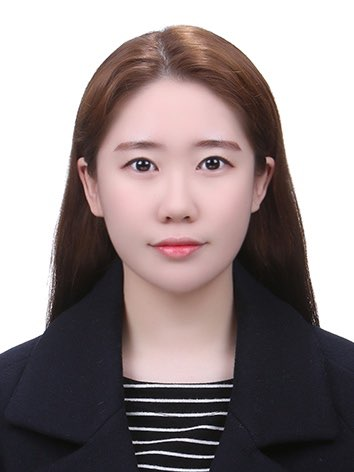
#> input picture introduction_of_computer_vision/A1/jumin.jpg, 354 x 472 px, given in place of lenna.png, which was not available
$ python A1_edge_detection.py
#> lines starting #> are read from the running program, lines starting #| are printed output that depends on the picture; pictures that were not available may be replaced by others from this repository, and a replacement may not be noted
### introduction_of_computer_vision/A1/A1_function.py
import numpy as np
import math

def padding_2d(img,kernel):
    x, y = kernel.shape
    pad_h = int((x - 1) / 2)
    pad_w = int((y - 1) / 2)

    patch_h1 = img[:, 0].reshape(img.shape[0], 1)
    patch_h2 = img[:, -1].reshape(img.shape[0], 1)

    for i in range(pad_w):
        img = np.hstack((patch_h1, img))
        img = np.hstack((img, patch_h2))

    patch_w1 = img[0, :].reshape(1, img.shape[1])
    patch_w2 = img[-1, :].reshape(1, img.shape[1])

    for i in range(pad_h):
        img = np.vstack((patch_w1, img))
        img = np.vstack((img, patch_w2))
    return img

# [21 lines left out: function padding_1d, not called in this run]

def get_gaussian_filter_1d(size, sigma):
    g_filter1 = np.zeros((1, size))
    for i in range(size):
        g_filter1[0, i] = (1 / np.sqrt(2 * math.pi * sigma)) * math.exp(
            -(pow(size // 2 - i, 2) / (2 * pow(sigma, 2))))
    sumf = g_filter1.sum()
    g_filter1 = g_filter1 / sumf
    return g_filter1

def get_gaussian_filter_2d(size, sigma):
    g_filter1 = get_gaussian_filter_1d(size, sigma)
    g_filter_2d = np.outer(g_filter1, g_filter1.T)
    return g_filter_2d

def cross_correlation_2d(img, kernel):
    pad_img = padding_2d(img, kernel)
    h, w = img.shape
    hh, ww = kernel.shape
    out = np.zeros((h, w))
    for i in range(h):
        for j in range(w):
            current_img = pad_img[i:i + hh, j:j + ww]
            out[i, j] = np.sum(current_img * kernel)
    return out

def get_sobel_img(img):
    derivate = np.array([-1,0,1]).reshape(1, 3)
    gaussian = np.array([1,2,1]).reshape(1, 3)
    img_x = cross_correlation_2d(img, gaussian.T * derivate)
    img_y = cross_correlation_2d(img, derivate.T * gaussian)
    return img_x, img_y

### introduction_of_computer_vision/A1/A1_edge_detection.py
import cv2 as cv
import time
from A1.A1_function import *

img1 = cv.imread("lenna.png", cv.IMREAD_GRAYSCALE)
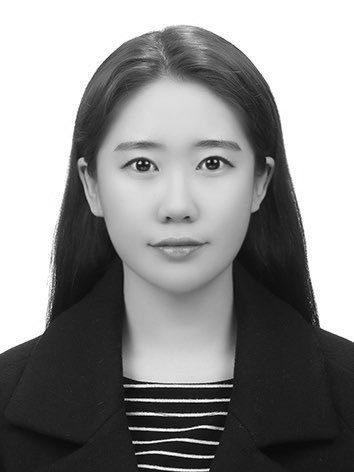
#> img1: shape (472, 354); min 0, max 255, mean 141.7
filter = get_gaussian_filter_2d(7,1.5)
img1 = cross_correlation_2d(img1, filter)
#> in padding_2d, `patch_h1 = img[:, 0].reshape(img.shape[0], 1)`: patch_h1 = 472 values, max 255 at index 0, min 20 at index 467, mean 200.1
#> in padding_2d, `patch_h2 = img[:, -1].reshape(img.shape[0], 1)`: patch_h2 = 472 values, max 255 at index 0, min 24 at index 431, mean 194.2

img2 = cv.imread("shapes.png", cv.IMREAD_GRAYSCALE)
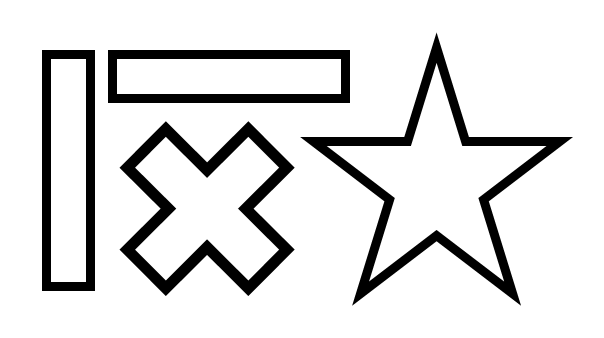
#> input picture introduction_of_computer_vision/A1/shapes.png, 604 x 338 px
#> img2 is the input picture: shape (338, 604); min 0, max 255, mean 222.3
filter = get_gaussian_filter_2d(7,1.5)
img2 = cross_correlation_2d(img2, filter)
#> after the loop in cross_correlation_2d (call 2), `for i in range(h):`:
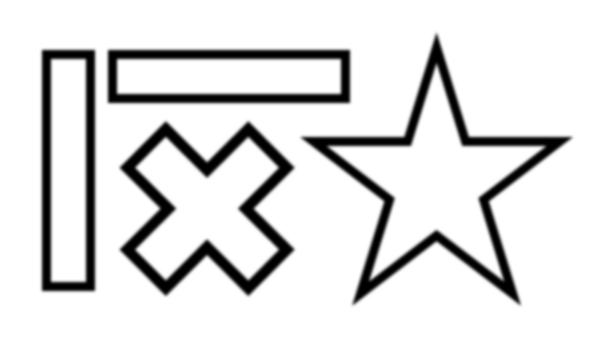
#> out: shape (338, 604) float64; min 0, max 255, mean 222.3; drawn with min black and max white

def compute_image_gradient(img):
    img_x, img_y = get_sobel_img(img)
#> after the loop in cross_correlation_2d (call 4), `for i in range(h):`:
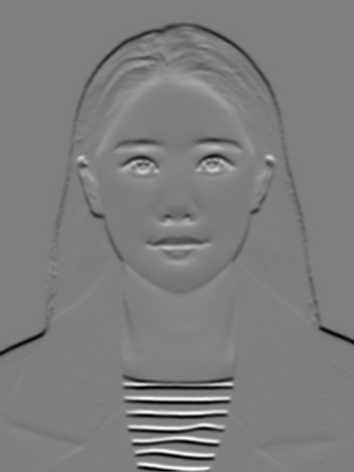
#> out: shape (472, 354) float64; min -370.9, max 372.6, mean -3.6; drawn with min black and max white
    mag = np.hypot(img_x, img_y)
    mag = mag/mag.max()*255
    dir = np.arctan2(img_y, img_x)
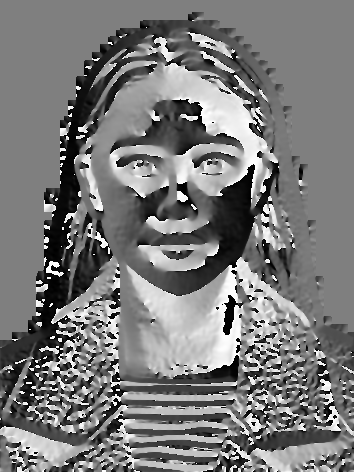
#> dir: shape (472, 354) float64; min -3.14, max 3.14, mean -0.126; drawn with min black and max white
    mag = mag.astype(np.uint8)
    return dir, mag

start=time.time()
dir_lenna, mag_lenna = compute_image_gradient(img1)
end=time.time()
cv.imwrite("../A2/result/part_2_edge_raw_lenna.png", mag_lenna)
print("compute_lenna_gradient time : ", end-start)
cv.imshow("lenna derivation", mag_lenna)
cv.waitKey(3000)

start=time.time()
dir_shapes, mag_shapes = compute_image_gradient(img2)
#> after the loop in cross_correlation_2d (call 6), `for i in range(h):`:
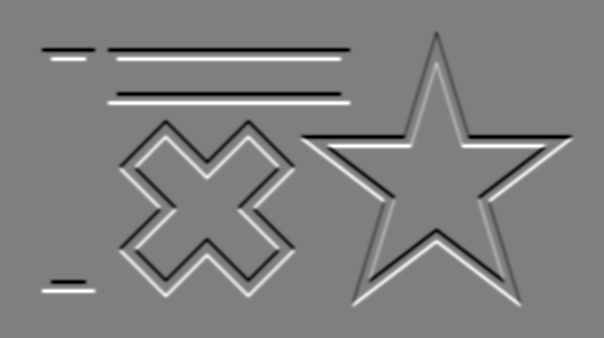
#> out: shape (338, 604) float64; min -497.2, max 497.2, mean 0; drawn with min black and max white
end=time.time()
cv.imwrite("../A2/result/part_2_edge_raw_shapes.png", mag_shapes)
print("compute_shapes_gradient time : ", end-start)
cv.imshow("shapes derivation", mag_shapes)
cv.waitKey(3000)

def non_maximum_suppression_dir(mag, dir):
    M, N = mag.shape
#> M = 472; N = 354
    Z = np.zeros((M, N), dtype=np.int32)
    angle = dir * 180. / np.pi
    angle[angle < 0] += 180
    for i in range(1, M - 1):
        for j in range(1, N - 1):
            q, r = 255, 255
            if (0 <= angle[i, j] < 22.5) or (157.5 <= angle[i, j] <= 180):
                q = mag[i, j + 1]
                r = mag[i, j - 1]
            elif (22.5 <= angle[i, j] < 67.5):
                q = mag[i - 1, j - 1]
                r = mag[i + 1, j + 1]
            elif (67.5 <= angle[i, j] < 112.5):
                q = mag[i + 1, j]
                r = mag[i - 1, j]
            elif (112.5 <= angle[i, j] < 157.5):
                q = mag[i + 1, j - 1]
                r = mag[i - 1, j + 1]

            if (mag[i, j] >= q) and (mag[i, j] > r):
                Z[i, j] = mag[i, j]
            else:
                Z[i, j] = 0
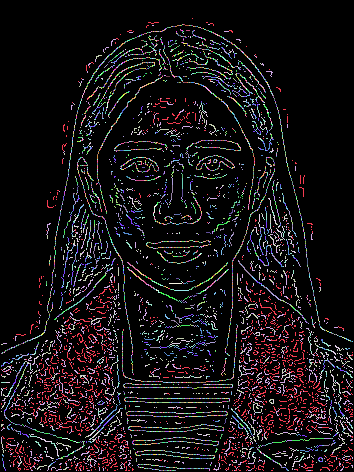
#> Z: shape (472, 354) int32; 256 distinct labels, from 0 to 255; one colour per label, 0 black
    Z = Z.astype(np.uint8)
    return Z

start=time.time()
mag_lenna = non_maximum_suppression_dir(mag_lenna, dir_lenna)
end=time.time()
print("compute_lenna NMS time : ", end-start)
cv.imwrite("../A2/result/part_2_edge_sup_lenna.png", mag_lenna)
cv.imshow("lenna NMS", mag_lenna)
cv.waitKey(3000)

start=time.time()
mag_shapes = non_maximum_suppression_dir(mag_shapes, dir_shapes)
end=time.time()
print("compute_shapes NMS time : ", end-start)
cv.imwrite("../A2/result/part_2_edge_sup_shapes.png", mag_shapes)
cv.imshow("lenna NMS", mag_shapes)
cv.waitKey(3000)
